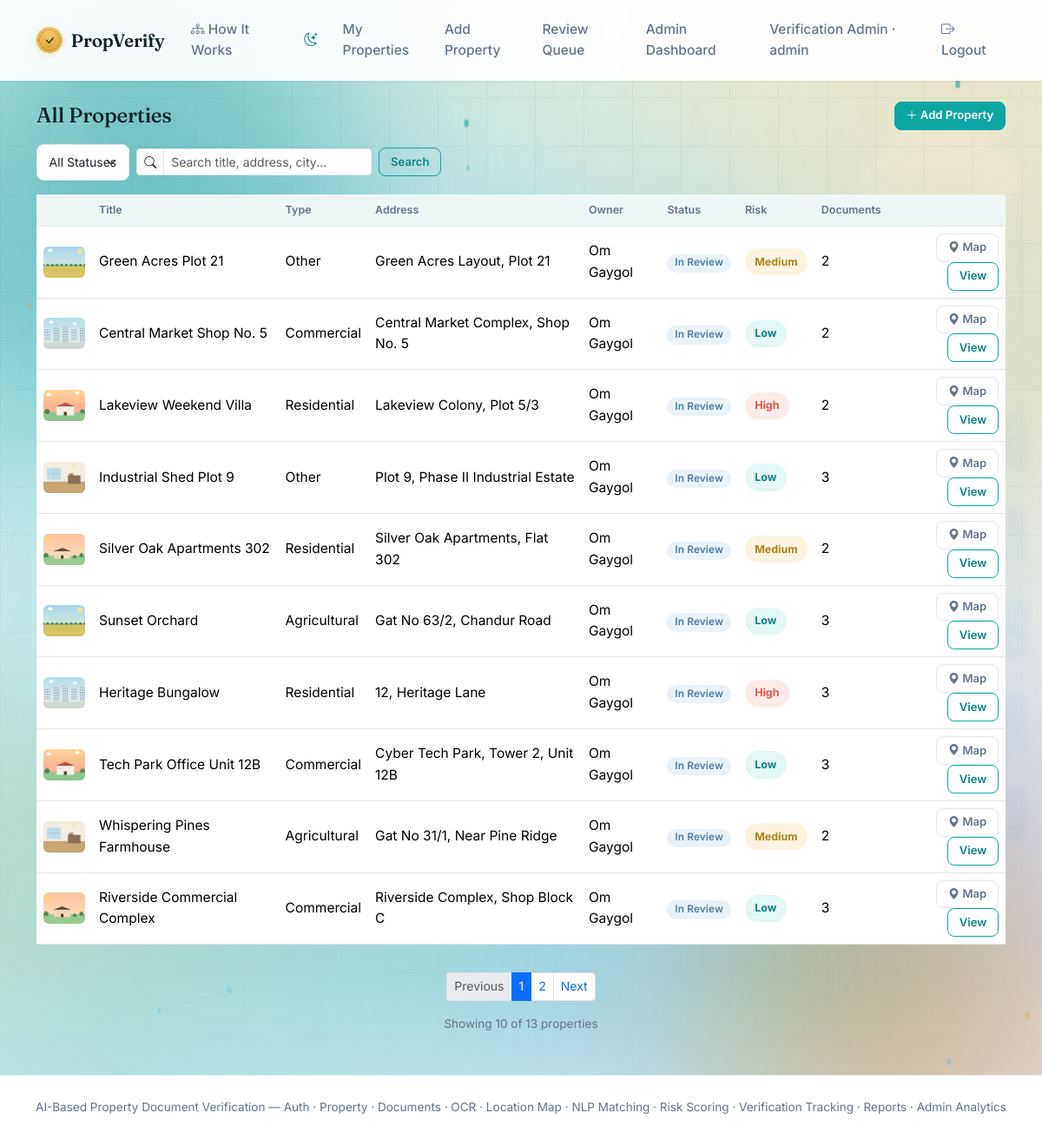
The app's page /properties/ (signed in) with its own data.
### models.py (models this page shows, shortened)
class User(UserMixin, db.Model):
    __tablename__ = "users"
    id = db.Column(db.Integer, primary_key=True)
    full_name = db.Column(db.String(120), nullable=False)
    email = db.Column(db.String(120), unique=True, nullable=False, index=True)
    password_hash = db.Column(db.String(255), nullable=False)
    role = db.Column(db.String(20), nullable=False, default="user")  # 'user' | 'admin'
    created_at = db.Column(db.DateTime, default=datetime.utcnow)
    properties = db.relationship("Property", backref="owner", lazy=True, cascade="all, delete-orphan")
    @property
    def is_admin(self):
        return self.role == "admin"

class Property(db.Model):
    __tablename__ = "properties"
    STATUS_CHOICES = ["Pending", "In Review", "Verified", "Rejected"]
    id = db.Column(db.Integer, primary_key=True)
    owner_id = db.Column(db.Integer, db.ForeignKey("users.id"), nullable=False)
    title = db.Column(db.String(150), nullable=False)
    property_type = db.Column(db.String(50), nullable=False)  # Residential/Commercial/Agricultural/Other
    survey_number = db.Column(db.String(80))
    address = db.Column(db.String(300), nullable=False)
    area_sq_ft = db.Column(db.Float)
    locality = db.Column(db.String(120))
    city = db.Column(db.String(80))
    state = db.Column(db.String(80))
    pincode = db.Column(db.String(20))
    latitude = db.Column(db.Float)
    longitude = db.Column(db.Float)
    overall_status = db.Column(db.String(20), nullable=False, default="Pending")
    created_at = db.Column(db.DateTime, default=datetime.utcnow)
    updated_at = db.Column(db.DateTime, default=datetime.utcnow, onupdate=datetime.utcnow)
    documents = db.relationship("Document", backref="property", lazy=True, cascade="all, delete-orphan")
    photos = db.relationship(
        "PropertyPhoto",
        backref="property",
        lazy=True,
        cascade="all, delete-orphan",
        order_by="PropertyPhoto.sort_order",
    )
    analyses = db.relationship(
        "AnalysisResult",
        backref="property",
        lazy=True,
        cascade="all, delete-orphan",
        order_by="AnalysisResult.created_at",
    )
    verification_records = db.relationship(
        "VerificationRecord",
        backref="property",
        lazy=True,
        cascade="all, delete-orphan",
        order_by="VerificationRecord.created_at",
    )
    @property
    def latest_analysis(self):
        return self.analyses[-1] if self.analyses else None

class AnalysisResult(db.Model):
    __tablename__ = "analysis_results"
    id = db.Column(db.Integer, primary_key=True)
    property_id = db.Column(db.Integer, db.ForeignKey("properties.id"), nullable=False)
    run_by_id = db.Column(db.Integer, db.ForeignKey("users.id"), nullable=False)
    risk_score = db.Column(db.Integer, nullable=False)
    risk_level = db.Column(db.String(10), nullable=False)  # Low | Medium | High
    checks_run = db.Column(db.Integer, default=0)
    checks_passed = db.Column(db.Integer, default=0)
    findings_json = db.Column(db.Text, nullable=False, default="[]")
    fields_json = db.Column(db.Text, nullable=False, default="[]")
    features_json = db.Column(db.Text, nullable=False, default="{}")
    created_at = db.Column(db.DateTime, default=datetime.utcnow)
    run_by = db.relationship("User")

### routes/property_routes.py (the view)
@property_bp.route("/")
@login_required
def list_properties():
    status_filter = request.args.get("status", "")
    search_query = request.args.get("q", "").strip()
    page = request.args.get("page", 1, type=int)
    if page < 1:
        page = 1
    query = Property.query if current_user.is_admin else Property.query.filter_by(owner_id=current_user.id)
    if status_filter:
        query = query.filter_by(overall_status=status_filter)
    if search_query:
        like = f"%{search_query}%"
        query = query.filter(
            db.or_(Property.title.ilike(like), Property.address.ilike(like), Property.city.ilike(like))
        )
    pagination = query.order_by(Property.created_at.desc()).paginate(page=page, per_page=10, error_out=False)
    return render_template(
        "property/list.html",
        properties=pagination.items,
        pagination=pagination,
        status_filter=status_filter,
        search_query=search_query,
        status_choices=Property.STATUS_CHOICES,
    )

### templates/property/list.html (shortened to what this page needs)
{% extends "base.html" %}
{% block content %}
<div class="d-flex justify-content-between align-items-center mb-3">
  <h4 class="mb-0">{{ 'All Properties' if current_user.is_admin else 'My Properties' }}</h4>
  <a href="{{ url_for('property.new_property') }}" class="btn btn-primary btn-sm"><i class="bi bi-plus-lg"></i> Add Property</a>
</div>
<form method="GET" class="row g-2 mb-3 align-items-center">
  <div class="col-auto">
    <select name="status" class="form-select form-select-sm" onchange="this.form.submit()">
      <option value="">All Statuses</option>
    </select>
  </div>
  <div class="col-auto">
    <div class="input-group input-group-sm">
      <span class="input-group-text bg-white"><i class="bi bi-search"></i></span>
      <input type="search" name="q" class="form-control" placeholder="Search title, address, city..." value="{{ search_query }}" style="min-width: 240px;">
    </div>
  </div>
  <div class="col-auto">
    <button type="submit" class="btn btn-sm btn-outline-primary">Search</button>
  </div>
</form>
{% if properties %}
<div class="table-responsive">
  <table class="table table-hover align-middle bg-white">
    <thead class="table-light">
      <tr>
        <th></th>
        <th>Title</th>
        <th>Type</th>
        <th>Address</th>
        {% if current_user.is_admin %}<th>Owner</th>{% endif %}
        <th>Status</th>
        <th>Risk</th>
        <th>Documents</th>
        <th></th>
      </tr>
    </thead>
    <tbody>
      {% for p in properties %}
      {% set a = p.latest_analysis %}
      <tr>
        <td>
          {% if p.photos %}
            <img class="lazy-photo" src="{{ url_for('photo.serve_photo', photo_id=p.photos[0].id) }}" style="width:48px;height:36px;object-fit:cover;border-radius:6px;">
          {% else %}
            <span class="text-muted"><i class="bi bi-image"></i></span>
          {% endif %}
        </td>
        <td>{{ p.title }}</td>
        <td>{{ p.property_type }}</td>
        <td>{{ p.address }}</td>
        {% if current_user.is_admin %}<td>{{ p.owner.full_name }}</td>{% endif %}
        <td>
          <span class="badge
            {% if p.overall_status == 'Verified' %}bg-success
            {% elif p.overall_status == 'Rejected' %}bg-danger
            {% elif p.overall_status == 'In Review' %}bg-info text-dark
            {% else %}bg-secondary{% endif %}">
            {{ p.overall_status }}
          </span>
        </td>
        <td>
          {% if a %}<span class="risk-pill risk-{{ a.risk_level }}">{{ a.risk_level }}</span>{% else %}<span class="text-muted small">&mdash;</span>{% endif %}
        </td>
        <td>{{ p.documents|length }}</td>
        <td class="text-end">
          <a href="{{ url_for('property.view_property', property_id=p.id) }}#location" class="btn btn-sm btn-outline-secondary" title="View on Map">
            <i class="bi bi-geo-alt-fill"></i> Map
          </a>
          <a href="{{ url_for('property.view_property', property_id=p.id) }}" class="btn btn-sm btn-outline-primary">View</a>
        </td>
      </tr>
      {% endfor %}
    </tbody>
  </table>
</div>
{% if pagination and pagination.pages > 1 %}
<nav aria-label="Property list pages">
  <ul class="pagination pagination-sm justify-content-center mt-3">
    <li class="page-item {% if not pagination.has_prev %}disabled{% endif %}">
      <a class="page-link" href="{{ url_for('property.list_properties', page=pagination.prev_num, status=status_filter, q=search_query) }}">Previous</a>
    </li>
    {% for page_num in pagination.iter_pages(left_edge=1, right_edge=1, left_current=2, right_current=2) %}
      {% if page_num %}
        <li class="page-item {% if page_num == pagination.page %}active{% endif %}">
          <a class="page-link" href="{{ url_for('property.list_properties', page=page_num, status=status_filter, q=search_query) }}">{{ page_num }}</a>
        </li>
      {% else %}
        <li class="page-item disabled"><span class="page-link">&hellip;</span></li>
      {% endif %}
    {% endfor %}
    <li class="page-item {% if not pagination.has_next %}disabled{% endif %}">
      <a class="page-link" href="{{ url_for('property.list_properties', page=pagination.next_num, status=status_filter, q=search_query) }}">Next</a>
    </li>
  </ul>
  <p class="text-center text-muted small">
    Showing {{ properties|length }} of {{ pagination.total }} properties
  </p>
</nav>
{% endif %}
{% endif %}
{% endblock %}

### templates/base.html (shortened to what this page needs)
<!DOCTYPE html>
<html lang="en">
<head>
<link href="https://cdn.jsdelivr.net/npm/bootstrap@5.3.3/dist/css/bootstrap.min.css" rel="stylesheet">
<link href="https://cdn.jsdelivr.net/npm/bootstrap-icons@1.11.3/font/bootstrap-icons.css" rel="stylesheet">
<link href="{{ url_for('static', filename='css/style.css') }}" rel="stylesheet">
</head>
<body class="{% if request.args.get('splash') == '1' %}splash-active{% endif %}">
<div class="site-backdrop" aria-hidden="true">
  <span class="blob blob-gold"></span>
  <div class="ambient-floating-particles">
  </div>
</div>
<nav class="navbar navbar-expand-lg navbar-light">
  <div class="container">
    <a class="navbar-brand" href="{{ url_for('index') }}">
      <span class="seal seal-sm"><i class="bi bi-check-lg"></i></span> PropVerify
    </a>
    <div class="collapse navbar-collapse" id="navMenu">
      <ul class="navbar-nav ms-auto align-items-lg-center">
        <li class="nav-item"><a class="nav-link" href="{{ url_for('how_it_works') }}"><i class="bi bi-diagram-3"></i> How It Works</a></li>
        <li class="nav-item">
          <button type="button" class="nav-link theme-toggle" id="themeToggleBtn" title="Toggle dark mode" aria-label="Toggle dark mode">
            <i class="bi bi-moon-stars"></i>
          </button>
        </li>
        {% if current_user.is_authenticated %}
          <li class="nav-item"><a class="nav-link" href="{{ url_for('property.list_properties') }}">My Properties</a></li>
          <li class="nav-item"><a class="nav-link" href="{{ url_for('property.new_property') }}">Add Property</a></li>
          {% if current_user.is_admin %}
            <li class="nav-item"><a class="nav-link" href="{{ url_for('analysis.review_queue') }}">Review Queue</a></li>
            <li class="nav-item"><a class="nav-link" href="{{ url_for('admin.dashboard') }}">Admin Dashboard</a></li>
          {% endif %}
          <li class="nav-item"><span class="nav-link text-muted">{{ current_user.full_name }} &middot; {{ current_user.role }}</span></li>
          <li class="nav-item"><a class="nav-link" href="{{ url_for('auth.logout') }}"><i class="bi bi-box-arrow-right"></i> Logout</a></li>
        {% else %}
          <li class="nav-item"><a class="nav-link" href="{{ url_for('auth.login') }}">Login</a></li>
          <li class="nav-item">
            <a class="btn btn-primary btn-sm ms-lg-2" href="{{ url_for('auth.register') }}">Register</a>
          </li>
        {% endif %}
      </ul>
    </div>
  </div>
</nav>
<div class="container mt-4 mb-5">
  {% block content %}{% endblock %}
</div>
<footer class="text-center text-muted py-4 border-top">
  <small>AI-Based Property Document Verification &mdash; Auth &middot; Property &middot; Documents &middot; OCR &middot; Location Map &middot; NLP Matching &middot; Risk Scoring &middot; Verification Tracking &middot; Reports &middot; Admin Analytics</small>
</footer>
</body>
</html>

### records on screen
User: full_name "Verification Admin", role "admin", role "All Properties"
Property: title "Green Acres Plot 21", property_type "Other", address "Green Acres Layout, Plot 21", owner.full_name "Om Gaygol", overall_status "In Review", documents|length "2"
AnalysisResult: risk_level "Medium"
Property: title "Central Market Shop No. 5", property_type "Commercial", address "Central Market Complex, Shop No. 5", owner.full_name "Om Gaygol", overall_status "In Review", documents|length "2"
AnalysisResult: risk_level "Low"
Property: title "Lakeview Weekend Villa", property_type "Residential", address "Lakeview Colony, Plot 5/3", owner.full_name "Om Gaygol", overall_status "In Review", documents|length "2"
AnalysisResult: risk_level "High"
Property: title "Industrial Shed Plot 9", property_type "Other", address "Plot 9, Phase II Industrial Estate", owner.full_name "Om Gaygol", overall_status "In Review", documents|length "3"
AnalysisResult: risk_level "Low"
Property: title "Silver Oak Apartments 302", property_type "Residential", address "Silver Oak Apartments, Flat 302", owner.full_name "Om Gaygol", overall_status "In Review", documents|length "2"
AnalysisResult: risk_level "Medium"
Property: title "Sunset Orchard", property_type "Agricultural", address "Gat No 63/2, Chandur Road", owner.full_name "Om Gaygol", overall_status "In Review", documents|length "3"
AnalysisResult: risk_level "Low"
Property: title "Heritage Bungalow", property_type "Residential", address "12, Heritage Lane", owner.full_name "Om Gaygol", overall_status "In Review", documents|length "3"
AnalysisResult: risk_level "High"
Property: title "Tech Park Office Unit 12B", property_type "Commercial", address "Cyber Tech Park, Tower 2, Unit 12B", owner.full_name "Om Gaygol", overall_status "In Review", documents|length "3"
AnalysisResult: risk_level "Low"
Property: title "Whispering Pines Farmhouse", property_type "Agricultural", address "Gat No 31/1, Near Pine Ridge", owner.full_name "Om Gaygol", overall_status "In Review", documents|length "2"
AnalysisResult: risk_level "Medium"
Property: title "Riverside Commercial Complex", property_type "Commercial", address "Riverside Complex, Shop Block C", owner.full_name "Om Gaygol", overall_status "In Review", documents|length "3"
AnalysisResult: risk_level "Low"

### other values on screen
{{ page_num }} "1" "2"
{{ properties|length }} "10"
{{ pagination.total }} "13"
